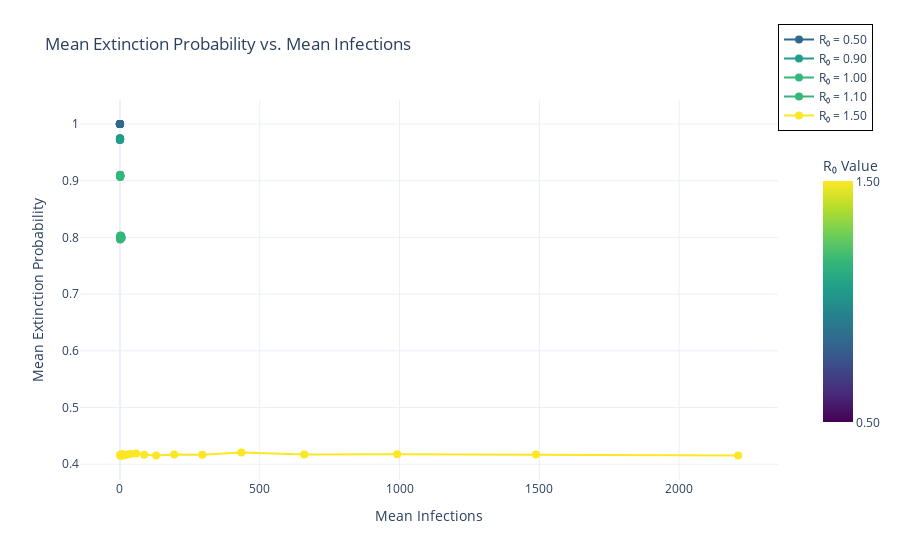

Source (notebook cell):
### Code cell
# interactive extinction vs infections
def plot_interactive_extinction_vs_infection(df):

    fig = px.scatter(
        df,
        x='avg_infections',  # Mean Infections
        y='avg_extinction_prob',  # Mean Extinction Probability
        color='r0',  # Color points based on R₀
        color_continuous_scale='viridis',
        labels={'avg_infections': 'Mean Infections',
                'avg_extinction_prob': 'Mean Extinction Probability',
                'r0': 'R₀ Value'},
        title='Mean Extinction Probability vs. Mean Infections',
        hover_data=['r0', 'avg_infections', 'avg_extinction_prob']  # Show additional info on hover
    )

    # Group by r0 value and add lines to connect the points of the same r0
    for r0_value in df['r0'].unique():
        # Filter the DataFrame for the current r0 value
        subset = df[df['r0'] == r0_value]

        # Add a line connecting the points of this r0
        # Normalize r0_value to the range 0-255 to get color index
        color_index = int(r0_value / max(df['r0']) * (len(px.colors.sequential.Viridis) - 1))

        fig.add_trace(go.Scatter(
            x=subset['avg_infections'],
            y=subset['avg_extinction_prob'],
            mode='lines+markers',
            name=f'R₀ = {r0_value:.2f}',  # Label for the line
            line=dict(color=px.colors.sequential.Viridis[color_index], dash='solid'),  # Line color based on r0 value
            marker=dict(size=8)  # Markers at the points
        ))

    # Update layout to adjust legend and colorbar positioning
    fig.update_layout(
        xaxis_title='Mean Infections',
        yaxis_title='Mean Extinction Probability',
        template='plotly_white',  # Optional: choose a theme
        coloraxis_colorbar=dict(
            title="R₀ Value",
            tickvals=[df['r0'].min(), df['r0'].max()],
            ticktext=[f"{df['r0'].min():.2f}", f"{df['r0'].max():.2f}"],
            tickmode='array',
            len=0.75,  # Adjust colorbar length
            x=1.05  # Move colorbar to the right to avoid overlap
        ),
        legend=dict(
            x=1,  # Adjust legend's position to avoid overlap with colorbar
            y=1.2,
            traceorder='normal',
            bgcolor='rgba(255, 255, 255, 0.5)',  # Optional: make legend background semi-transparent
            bordercolor='Black',
            borderwidth=1
        )
    )

    fig.show()

# Call the function
plot_interactive_extinction_vs_infection(df)

### Figure 1 — Plotly figure (JSON) as saved in the notebook; plotly's stock layout.template omitted (floating-point values rounded to 4 significant figures)
{"data": [{"customdata": [[0.5], [0.5], [0.5], [0.5], [0.5], [0.5], [0.5], [0.5], [0.5], [0.5], [0.5], [0.5], [0.5], [0.5], [0.5], [0.5], [0.5], [0.5], [0.5], [0.5], [0.9], [0.9], [0.9], [0.9], [0.9], [0.9], [0.9], [0.9], [0.9], [0.9], [0.9], [0.9], [0.9], [0.9], [0.9], [0.9], [0.9], [0.9], [0.9], [0.9], [1.0], [1.0], [1.0], [1.0], [1.0], [1.0], [1.0], [1.0], [1.0], [1.0], [1.0], [1.0], [1.0], [1.0], [1.0], [1.0], [1.0], [1.0], [1.0], [1.0], [1.1], [1.1], [1.1], [1.1], [1.1], [1.1], [1.1], [1.1], [1.1], [1.1], [1.1], [1.1], [1.1], [1.1], [1.1], [1.1], [1.1], [1.1], [1.1], [1.1], [1.5], [1.5], [1.5], [1.5], [1.5], [1.5], [1.5], [1.5], [1.5], [1.5], [1.5], [1.5], [1.5], [1.5], [1.5], [1.5], [1.5], [1.5], [1.5], [1.5]], "hovertemplate": "Mean Infections=%{x}<br>Mean Extinction Probability=%{y}<br>R₀ Value=%{marker.color}<extra></extra>", "legendgroup": "", "marker": {"color": [0.5, 0.5, 0.5, 0.5, 0.5, 0.5, 0.5, 0.5, 0.5, 0.5, 0.5, 0.5, 0.5, 0.5, 0.5, 0.5, 0.5, 0.5, 0.5, 0.5, 0.9, 0.9, 0.9, 0.9, 0.9, 0.9, 0.9, 0.9, 0.9, 0.9, 0.9, 0.9, 0.9, 0.9, 0.9, 0.9, 0.9, 0.9, 0.9, 0.9, 1.0, 1.0, 1.0, 1.0, 1.0, 1.0, 1.0, 1.0, 1.0, 1.0, 1.0, 1.0, 1.0, 1.0, 1.0, 1.0, 1.0, 1.0, 1.0, 1.0, 1.1, 1.1, 1.1, 1.1, 1.1, 1.1, 1.1, 1.1, 1.1, 1.1, 1.1, 1.1, 1.1, 1.1, 1.1, 1.1, 1.1, 1.1, 1.1, 1.1, 1.5, 1.5, 1.5, 1.5, 1.5, 1.5, 1.5, 1.5, 1.5, 1.5, 1.5, 1.5, 1.5, 1.5, 1.5, 1.5, 1.5, 1.5, 1.5, 1.5], "coloraxis": "coloraxis", "symbol": "circle"}, "mode": "markers", "name": "", "orientation": "v", "showlegend": false, "type": "scatter", "x": [1.0, 0.5035, 0.2506, 0.1228, 0.06038, 0.03008, 0.01684, 0.00782, 0.00396, 0.00204, 0.00102, 0.00048, 0.00016, 0.00012, 2e-05, 4e-05, 0.0, 0.0, 0.0, 0.0, 1.0, 0.8995, 0.8073, 0.7241, 0.6492, 0.5839, 0.5447, 0.4674, 0.436, 0.3953, 0.334, 0.3002, 0.2756, 0.2533, 0.2256, 0.2045, 0.1933, 0.1651, 0.1584, 0.1295, 1.0, 1.004, 0.9963, 0.9873, 0.99, 0.9988, 1.004, 1.013, 0.9994, 0.9921, 0.9833, 0.9954, 0.9971, 0.9881, 0.9675, 1.004, 0.9903, 0.9992, 1.002, 1.006, 1.0, 1.102, 1.202, 1.344, 1.484, 1.586, 1.786, 1.964, 2.128, 2.352, 2.581, 2.851, 3.114, 3.411, 3.713, 4.212, 4.52, 5.09, 5.681, 6.11, 1.0, 1.505, 2.268, 3.41, 5.033, 7.607, 11.44, 17.2, 25.64, 38.29, 58.1, 86.95, 129.5, 194.2, 294.5, 434.4, 659.0, 991.5, 1488.0, 2211.0], "xaxis": "x", "y": [1.0, 1.0, 1.0, 1.0, 1.0, 1.0, 1.0, 1.0, 1.0, 1.0, 1.0, 1.0, 1.0, 1.0, 1.0, 1.0, 1.0, 1.0, 1.0, 1.0, 0.9737, 0.9736, 0.9735, 0.9738, 0.973, 0.973, 0.9742, 0.9741, 0.9726, 0.9723, 0.9748, 0.9742, 0.9749, 0.9735, 0.9739, 0.9735, 0.9721, 0.9729, 0.9718, 0.9735, 0.9064, 0.9094, 0.9088, 0.908, 0.9076, 0.9103, 0.9084, 0.9086, 0.9089, 0.9081, 0.9099, 0.9079, 0.9086, 0.9097, 0.91, 0.9093, 0.9078, 0.9078, 0.9082, 0.9083, 0.7986, 0.8026, 0.7988, 0.7965, 0.7969, 0.8028, 0.797, 0.7988, 0.8013, 0.8017, 0.8033, 0.7979, 0.8013, 0.7995, 0.8027, 0.7998, 0.802, 0.7992, 0.7991, 0.7998, 0.4164, 0.4159, 0.4167, 0.4145, 0.4176, 0.4182, 0.416, 0.4159, 0.4174, 0.4179, 0.4189, 0.4169, 0.4154, 0.4173, 0.4167, 0.4207, 0.4171, 0.4176, 0.4171, 0.4155], "yaxis": "y"}, {"line": {"color": "#31688e", "dash": "solid"}, "marker": {"size": 8}, "mode": "lines+markers", "name": "R₀ = 0.50", "type": "scatter", "x": [1.0, 0.5035, 0.2506, 0.1228, 0.06038, 0.03008, 0.01684, 0.00782, 0.00396, 0.00204, 0.00102, 0.00048, 0.00016, 0.00012, 2e-05, 4e-05, 0.0, 0.0, 0.0, 0.0], "y": [1.0, 1.0, 1.0, 1.0, 1.0, 1.0, 1.0, 1.0, 1.0, 1.0, 1.0, 1.0, 1.0, 1.0, 1.0, 1.0, 1.0, 1.0, 1.0, 1.0]}, {"line": {"color": "#1f9e89", "dash": "solid"}, "marker": {"size": 8}, "mode": "lines+markers", "name": "R₀ = 0.90", "type": "scatter", "x": [1.0, 0.8995, 0.8073, 0.7241, 0.6492, 0.5839, 0.5447, 0.4674, 0.436, 0.3953, 0.334, 0.3002, 0.2756, 0.2533, 0.2256, 0.2045, 0.1933, 0.1651, 0.1584, 0.1295], "y": [0.9737, 0.9736, 0.9735, 0.9738, 0.973, 0.973, 0.9742, 0.9741, 0.9726, 0.9723, 0.9748, 0.9742, 0.9749, 0.9735, 0.9739, 0.9735, 0.9721, 0.9729, 0.9718, 0.9735]}, {"line": {"color": "#35b779", "dash": "solid"}, "marker": {"size": 8}, "mode": "lines+markers", "name": "R₀ = 1.00", "type": "scatter", "x": [1.0, 1.004, 0.9963, 0.9873, 0.99, 0.9988, 1.004, 1.013, 0.9994, 0.9921, 0.9833, 0.9954, 0.9971, 0.9881, 0.9675, 1.004, 0.9903, 0.9992, 1.002, 1.006], "y": [0.9064, 0.9094, 0.9088, 0.908, 0.9076, 0.9103, 0.9084, 0.9086, 0.9089, 0.9081, 0.9099, 0.9079, 0.9086, 0.9097, 0.91, 0.9093, 0.9078, 0.9078, 0.9082, 0.9083]}, {"line": {"color": "#35b779", "dash": "solid"}, "marker": {"size": 8}, "mode": "lines+markers", "name": "R₀ = 1.10", "type": "scatter", "x": [1.0, 1.102, 1.202, 1.344, 1.484, 1.586, 1.786, 1.964, 2.128, 2.352, 2.581, 2.851, 3.114, 3.411, 3.713, 4.212, 4.52, 5.09, 5.681, 6.11], "y": [0.7986, 0.8026, 0.7988, 0.7965, 0.7969, 0.8028, 0.797, 0.7988, 0.8013, 0.8017, 0.8033, 0.7979, 0.8013, 0.7995, 0.8027, 0.7998, 0.802, 0.7992, 0.7991, 0.7998]}, {"line": {"color": "#fde725", "dash": "solid"}, "marker": {"size": 8}, "mode": "lines+markers", "name": "R₀ = 1.50", "type": "scatter", "x": [1.0, 1.505, 2.268, 3.41, 5.033, 7.607, 11.44, 17.2, 25.64, 38.29, 58.1, 86.95, 129.5, 194.2, 294.5, 434.4, 659.0, 991.5, 1488.0, 2211.0], "y": [0.4164, 0.4159, 0.4167, 0.4145, 0.4176, 0.4182, 0.416, 0.4159, 0.4174, 0.4179, 0.4189, 0.4169, 0.4154, 0.4173, 0.4167, 0.4207, 0.4171, 0.4176, 0.4171, 0.4155]}], "layout": {"coloraxis": {"colorbar": {"len": 0.75, "tickmode": "array", "ticktext": ["0.50", "1.50"], "tickvals": [0.5, 1.5], "title": {"text": "R₀ Value"}, "x": 1.05}, "colorscale": [[0, "#440154"], [0.1111, "#482878"], [0.2222, "#3e4989"], [0.3333, "#31688e"], [0.4444, "#26828e"], [0.5556, "#1f9e89"], [0.6667, "#35b779"], [0.7778, "#6ece58"], [0.8889, "#b5de2b"], [1, "#fde725"]]}, "legend": {"bgcolor": "rgba(255, 255, 255, 0.5)", "bordercolor": "Black", "borderwidth": 1, "tracegroupgap": 0, "traceorder": "normal", "x": 1, "y": 1.2}, "title": {"text": "Mean Extinction Probability vs. Mean Infections"}, "xaxis": {"anchor": "y", "domain": [0, 1], "title": {"text": "Mean Infections"}}, "yaxis": {"anchor": "x", "domain": [0, 1], "title": {"text": "Mean Extinction Probability"}}}}
